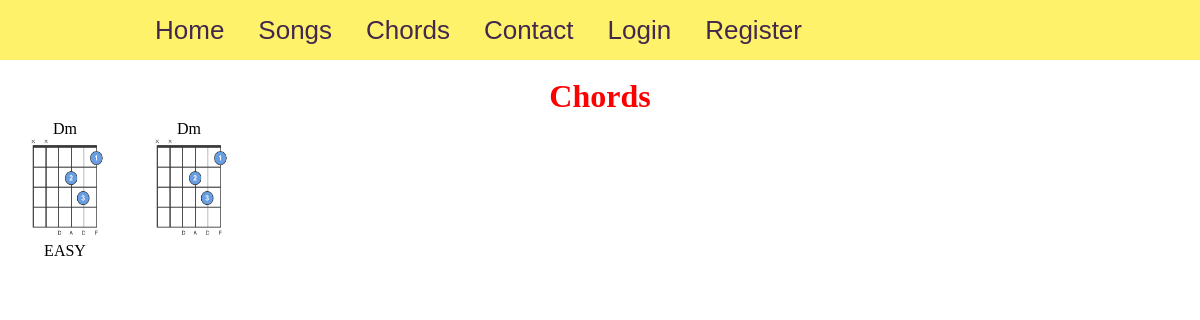
The page /chords/ on the database as committed earlier.
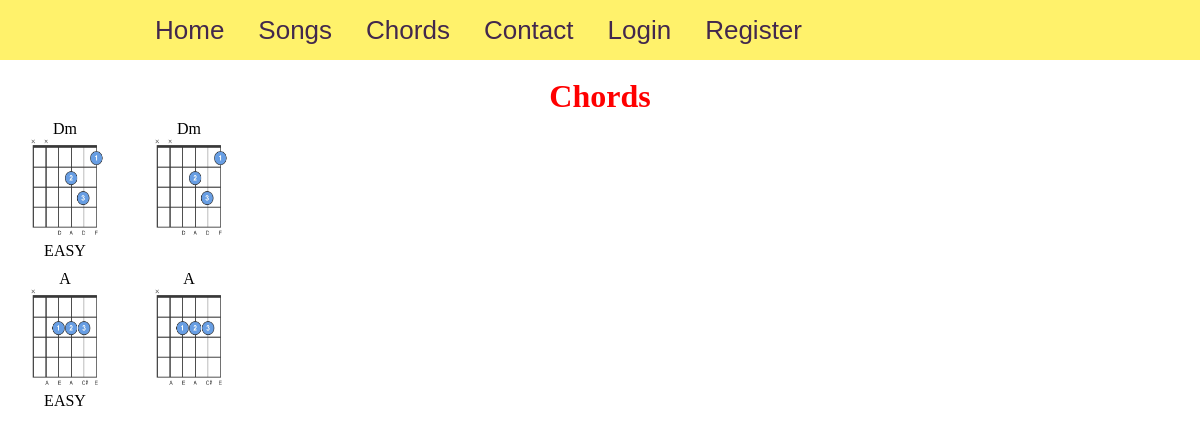
The same page on the database as committed later.
### guitar/models.py (models this page shows, shortened)
class Chord(models.Model):
    EASY = 'EASY'
    MEDIUM = 'MEDIUM'
    HARD = 'HARD'
    CHORD_LEVEL = [
        (EASY, 'Easy'),
        (MEDIUM, 'Medium'),
        (HARD, 'Hard')
    ]
    level = models.CharField(max_length=6, choices=CHORD_LEVEL)
    name = models.CharField(max_length=15)
    chord_image = models.ImageField(upload_to='chords_pics')
    user = models.ManyToManyField(User)

### guitar/views.py (the view)
# urls.py: path('chords/', views.chords, name='chords'),
def chords(request):
    context = {
        'title': 'GUITAR CHORDS',
        'chords': Chord.objects.all()
    }
    return render(request, 'guitar/chords.html', context)

### guitar/templates/guitar/chords.html
{% extends 'guitar/base.html' %}
{% load static %}
{% block content %}
    <link rel="stylesheet" type="text/css" href="{% static 'guitar/css/chords.css' %}">
    <br>
    <center>
        <h1 class="more">Chords</h1>
    </center>
    {% for chord in chords %}
        <div class="row">
            <div class="column">
                <div class="item">
                    <span class="caption">{{ chord.name }}</span>
                    <img src="{{ chord.chord_image.url }}" >
                    <span class="caption">{{ chord.level }}</span>
                </div>
                <div class="item">
                    <span class="caption">{{ chord.name }}</span>
                    <img src="{{ chord.chord_image.url }}" >
                </div>
            </div>
        </div>
    {% endfor %}
{% endblock content %}

Rows that differ between the two databases and show on the page:
added Chord: name "A", chord_image (picture), level "EASY"
